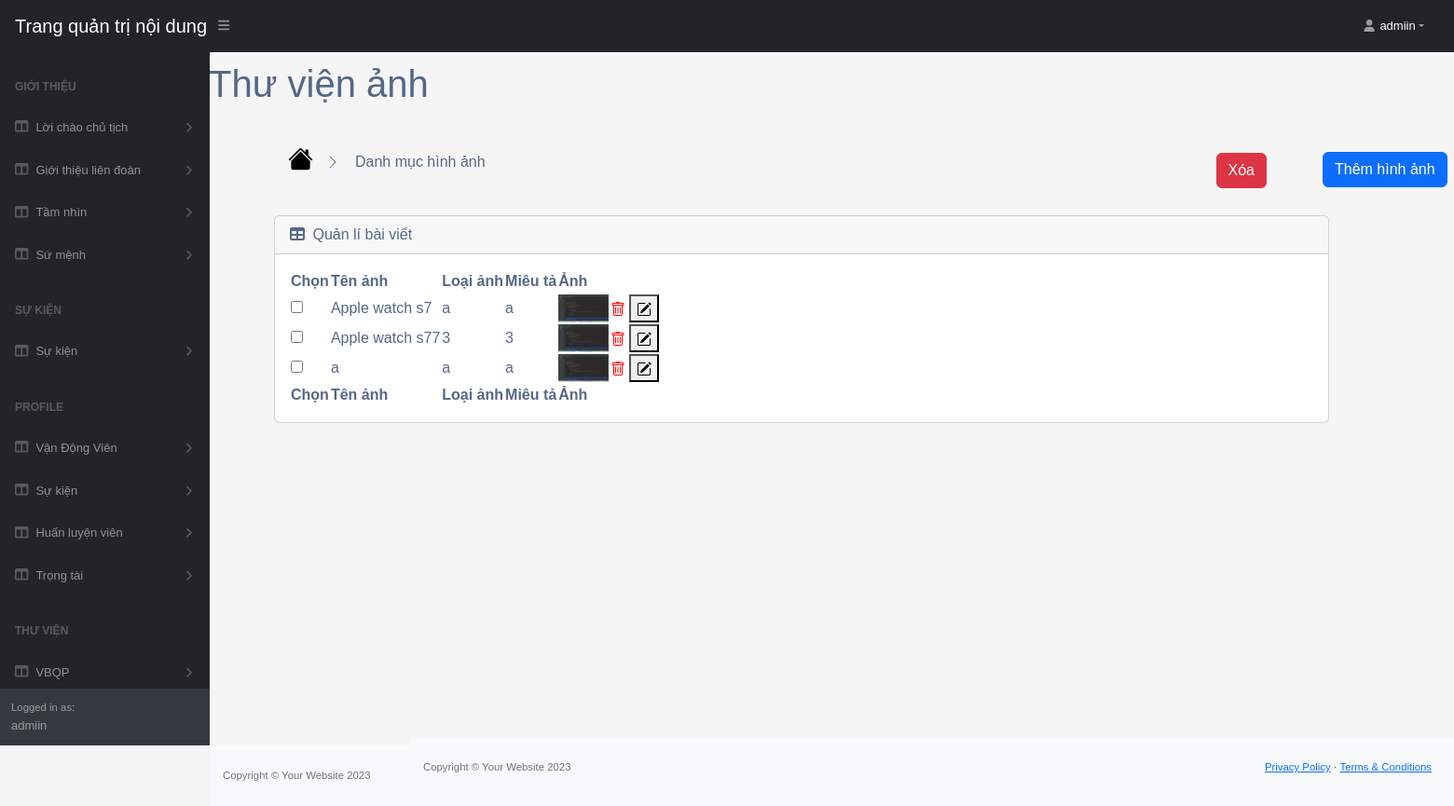
Screenshot of /photo/list/ (signed in) with the database file from the repository.
### app/models.py (models this page shows, shortened)
class Photo(models.Model):
    name = models.CharField(max_length=200, null=True)
    category = models.CharField(max_length=200, null=True)
    description = models.CharField(max_length=200, null=True, blank=True)
    image = models.ImageField(null=True, blank=True)
    @property
    def ImageURL(self):
        try:
            url = self.image.url
        except:
            url = ''
        return url

### app/views_photo.py (the view, shortened to what this page needs)
def table(request):
    if request.user.is_authenticated:
        photos = Photo.objects.all()
        return render(request, 'app/tables_photo.html', {'photos': photos})
    return render(request, 'app/tables_photo.html', {'photos': None})

### app/templates/app/tables_photo.html (shortened to what this page needs)
{% extends 'app/base.html' %}
{% load static %}
    {% block table %}
    <div class="container-fluid px-0 mt-0">
        <nav class="sb-topnav navbar navbar-expand navbar-dark bg-dark">
            <a class="navbar-brand ps-3" href="{% url '' %}">Trang quản trị nội dung</a>
            <button class="btn btn-link btn-sm order-1 order-lg-0 me-4 me-lg-0" id="sidebarToggle" href="#!"><i class="fas fa-bars"></i></button>
            <ul class="navbar-nav ms-auto ms-md-0 me-3 me-lg-4">
                <li class="nav-item dropdown">
                    <a class="nav-link dropdown-toggle" id="navbarDropdown" href="#" role="button" data-bs-toggle="dropdown" aria-expanded="false" ><i class="fas fa-user fa-fw" style="transform: translate(-3px, 0px);"></i><span style="color: white; transform: translate(18px, 16px);">{{request.user}}</span></a>
                </li>
            </ul>
        </nav>
        <div id="layoutSidenav">
            <div id="layoutSidenav_nav">
                <nav class="sb-sidenav accordion sb-sidenav-dark" id="sidenavAccordion">
                    <div class="sb-sidenav-menu">
                        <div class="nav">
                            <div class="sb-sidenav-menu-heading">Giới thiệu</div>
                            <a class="nav-link collapsed" href="#" data-bs-toggle="collapse" data-bs-target="#collapseLayout1" aria-expanded="false" aria-controls="collapseLayout1">
                                <div class="sb-nav-link-icon"><i class="fas fa-columns"></i></div>
                                Lời chào chủ tịch
                                <div class="sb-sidenav-collapse-arrow"><i class="fas fa-angle-down"></i></div>
                            </a>
                            <a class="nav-link collapsed" href="#" data-bs-toggle="collapse" data-bs-target="#collapseLayout5" aria-expanded="false" aria-controls="collapseLayout5">
                                <div class="sb-nav-link-icon"><i class="fas fa-columns"></i></div>
                                Giới thiệu liên đoàn
                                <div class="sb-sidenav-collapse-arrow"><i class="fas fa-angle-down"></i></div>
                            </a>
                            <a class="nav-link collapsed" href="#" data-bs-toggle="collapse" data-bs-target="#collapseLayout13" aria-expanded="false" aria-controls="collapseLayout13">
                                <div class="sb-nav-link-icon"><i class="fas fa-columns"></i></div>
                                Tầm nhìn
                                <div class="sb-sidenav-collapse-arrow"><i class="fas fa-angle-down"></i></div>
                            </a>
                            <a class="nav-link collapsed" href="#" data-bs-toggle="collapse" data-bs-target="#collapseLayout14" aria-expanded="false" aria-controls="collapseLayout14">
                                <div class="sb-nav-link-icon"><i class="fas fa-columns"></i></div>
                                Sứ mệnh
                                <div class="sb-sidenav-collapse-arrow"><i class="fas fa-angle-down"></i></div>
                            </a>
                        <div class="sb-sidenav-menu-heading">Sự kiện</div>
                            <a class="nav-link collapsed" href="#" data-bs-toggle="collapse" data-bs-target="#collapseLayout2" aria-expanded="false" aria-controls="collapseLayout2">
                                <div class="sb-nav-link-icon"><i class="fas fa-columns"></i></div>
                                Sự kiện
                                <div class="sb-sidenav-collapse-arrow"><i class="fas fa-angle-down"></i></div>
                            </a>
                            <div class="sb-sidenav-menu-heading">Profile</div>
                            <a class="nav-link collapsed" href="#" data-bs-toggle="collapse" data-bs-target="#collapseLayout7" aria-expanded="false" aria-controls="collapseLayout7">
                                <div class="sb-nav-link-icon"><i class="fas fa-columns"></i></div>
                                Vận Động Viên
                                <div class="sb-sidenav-collapse-arrow"><i class="fas fa-angle-down"></i></div>
                            </a>
                            <a class="nav-link collapsed" href="#" data-bs-toggle="collapse" data-bs-target="#collapseLayout3" aria-expanded="false" aria-controls="collapseLayout3">
                                <div class="sb-nav-link-icon"><i class="fas fa-columns"></i></div>
                                Sự kiện
                                <div class="sb-sidenav-collapse-arrow"><i class="fas fa-angle-down"></i></div>
                            </a>
                            <a class="nav-link collapsed" href="#" data-bs-toggle="collapse" data-bs-target="#collapseLayout7" aria-expanded="false" aria-controls="collapseLayout8">
                                <div class="sb-nav-link-icon"><i class="fas fa-columns"></i></div>
                                Huấn luyện viên
                                <div class="sb-sidenav-collapse-arrow"><i class="fas fa-angle-down"></i></div>
                            </a>
                            <a class="nav-link collapsed" href="#" data-bs-toggle="collapse" data-bs-target="#collapseLayout9" aria-expanded="false" aria-controls="collapseLayout9">
                                <div class="sb-nav-link-icon"><i class="fas fa-columns"></i></div>
                                Trọng tài
                                <div class="sb-sidenav-collapse-arrow"><i class="fas fa-angle-down"></i></div>
                            </a>
                            <div class="sb-sidenav-menu-heading">Thư viện</div>
                            <a class="nav-link collapsed" href="#" data-bs-toggle="collapse" data-bs-target="#collapseLayout10" aria-expanded="false" aria-controls="collapseLayout10">
                                <div class="sb-nav-link-icon"><i class="fas fa-columns"></i></div>
                                VBQP
                                <div class="sb-sidenav-collapse-arrow"><i class="fas fa-angle-down"></i></div>
                            </a>
                        </div>
                    </div>
                    <div class="sb-sidenav-footer" style="visibility: {{user_login}}">
                        <div class="small">Logged in as:</div>
                        {{request.user}}
                    </div>
                </nav>
            </div>
            <div id="layoutSidenav_content">
                <main style="transform: translate(-130px, -50px);">
                <div class="container-fluid px-1">
                    <div class="container-fluid" id="myDiv">
                        <h1 class="mt-4" style="transform: translate(-70px, -20px);">Thư viện ảnh</h1>
                    <a href="{% url '' %}">
                    </a>
                    <a class="dropdown-item" href="{% url '' %}" style="transform: translate(87px, -7px); font-size: 16px;">Danh mục hình ảnh</a>
                        <a href="{% url 'photo' %}">
                            <button type="button" class="btn btn-primary" style="transform: translate(1125px, -30px);">Thêm hình ảnh</button>
                        </a>
                        <div class="card mb-4" style="font-size: 16px;">
                            <div class="card-header">
                                <i class="fas fa-table me-1"></i>
                                Quản lí bài viết
                            </div>
                            <div class="card-body">
                                <form method="post" action="{% url 'list_photo' %}">
                                <table id="datatablesSimple">
                                    <thead>
                                        <tr>
                                            <th>Chọn</th>
                                            <th>Tên ảnh</th>
                                            <th>Loại ảnh</th>
                                            <th>Miêu tả</th>
                                            <th>Ảnh</th>
                                            <th></th>
                                        </tr>
                                    </thead>
                                    <tfoot>
                                        <tr>
                                            <th>Chọn</th>
                                            <th>Tên ảnh</th>
                                            <th>Loại ảnh</th>
                                            <th>Miêu tả</th>
                                            <th>Ảnh</th>
                                            <th></th>
                                        </tr>
                                    </tfoot>
                                    <tbody>
                                        {% for photo in photos %}
                                        <tr>
                                          <td>
                                              <input name="delete_id" type="checkbox" value="{{ photo.id }}">
                                          </td>
                                          <td>{{ photo.name }}</td>
                                          <td>{{ photo.category }}</td>
                                          <td>{{ photo.description }}</td>
                                          <td>
                                                <img src="{{ photo.ImageURL }}" alt="{{ photo.name }}" height="30px">
                                          </td>
                                            <td>
                                        <button type="submit" name="delete_id" value="{{ photo.id }}" class="delete-button">
                                        </button>
                                        <button type="submit" name="edit_id" value="{{ photo.id }}" class="edit-button">
                                        </button>
                                          </td>
                                        </tr>
                                        {% endfor %}
                                      </tbody>
                                </table>
                                    <button type="submit" class="btn btn-danger" id="deleteButton" style="position: fixed;  top: 101.5px; right: 71px;">Xóa</button>
                                </form>
                            </div>
                        </div>
                    </div>
                    </div>
                </main>
                <footer class="py-4 bg-light mt-auto">
                    <div class="container-fluid px-4">
                        <div class="d-flex align-items-center justify-content-between small">
                            <div class="text-muted">Copyright &copy; Your Website 2023</div>
                            <div>
                                <a href="#">Privacy Policy</a>
                                &middot;
                                <a href="#">Terms &amp; Conditions</a>
                            </div>
                        </div>
                    </div>
                </footer>
            </div>
        </div>
        </div>
    {% endblock table %}

### rows the page displays
Photo: name "Apple watch s7", category "a", description "a", ImageURL (picture), {{ photo.id }} 23 (drawn)
Photo: name "Apple watch s77", category "3", description "3", ImageURL (picture), {{ photo.id }} 24 (drawn)
Photo: name "a", category "a", description "a", ImageURL (picture), {{ photo.id }} 25 (drawn)

### other values shown
{{ request.user }} "admiin"
